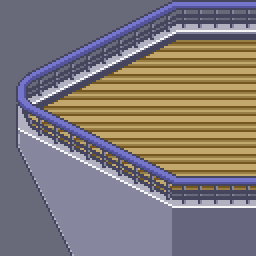

Tiled map render using the project's own tile images. Description and the whole map definition, tile-layer contents included, below:
An orthogonal 8x8 tile map with 32x32 px tiles, 3 tile layers (Floor_walls_1, Floor_walls_2, Collision), 3 tilesets.

<map version="1.4" tiledversion="1.4.2" orientation="orthogonal" renderorder="right-down" compressionlevel="0" width="8" height="8" tilewidth="32" tileheight="32" infinite="0" backgroundcolor="#696A79" nextlayerid="5" nextobjectid="1"><tileset firstgid="1" name="Boat" tilewidth="32" tileheight="32" tilecount="480" columns="8" objectalignment="topleft" margin="0" spacing="0"><image source="..\..\..\tilesets\Boat.png" width="256" height="1920" /></tileset><tileset firstgid="481" name="Trainer_Tower_interior" tilewidth="32" tileheight="32" tilecount="440" columns="8" objectalignment="topleft" margin="0" spacing="0"><image source="..\..\..\tilesets\Trainer Tower interior.png" width="256" height="1760" /></tileset><tileset firstgid="921" name="Collision" tilewidth="32" tileheight="32" tilecount="1" columns="1" objectalignment="topleft"><image source="Collision.intgrid.png" width="32" height="32" /></tileset><layer id="1" name="Floor_walls_1" width="8" height="8" opacity="1"><data encoding="csv">0,0,0,269,270,271,272,272,0,275,276,277,269,279,280,280,282,277,275,285,294,294,294,294,290,291,294,294,294,294,294,294,298,299,294,294,294,294,294,294,306,298,308,294,294,294,294,294,0,306,316,317,318,319,311,320,0,306,307,317,317,327,328,328</data></layer><layer id="2" name="Floor_walls_2" width="8" height="8" opacity="1"><data encoding="csv">0,0,0,0,0,0,0,0,0,0,0,0,278,0,0,0,0,0,284,0,0,0,0,0,0,0,292,0,0,0,0,0,0,0,300,301,292,0,0,0,0,307,0,309,310,311,312,312,0,315,0,0,0,0,320,0,0,0,0,0,0,0,0,0</data></layer><objectgroup id="3" name="Entities" /><layer id="4" name="Collision" width="8" height="8" opacity="1"><data encoding="csv">0,0,0,0,0,0,0,0,0,0,0,0,0,0,0,0,0,0,0,0,0,0,0,0,0,0,0,0,0,0,0,0,0,0,0,0,0,0,0,0,0,0,0,0,0,0,0,0,0,0,0,0,0,0,0,0,0,0,0,0,0,0,0,0</data></layer></map>
